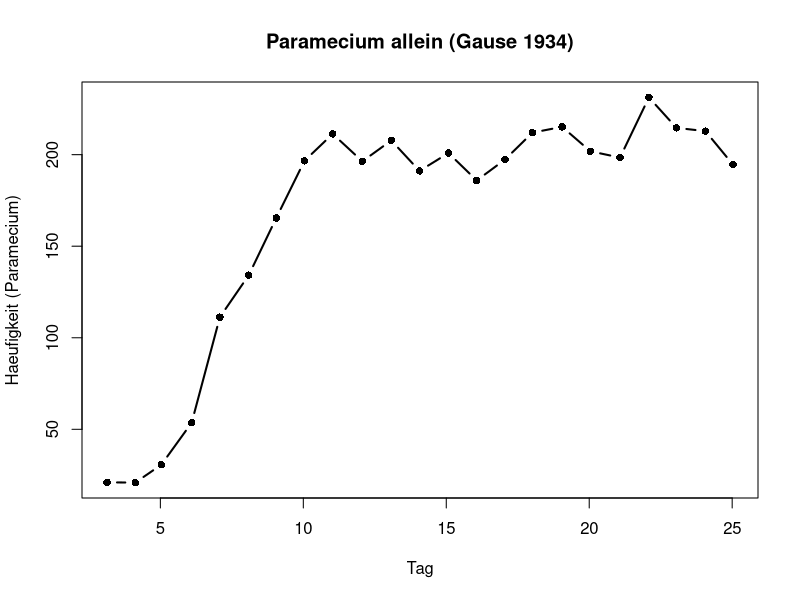
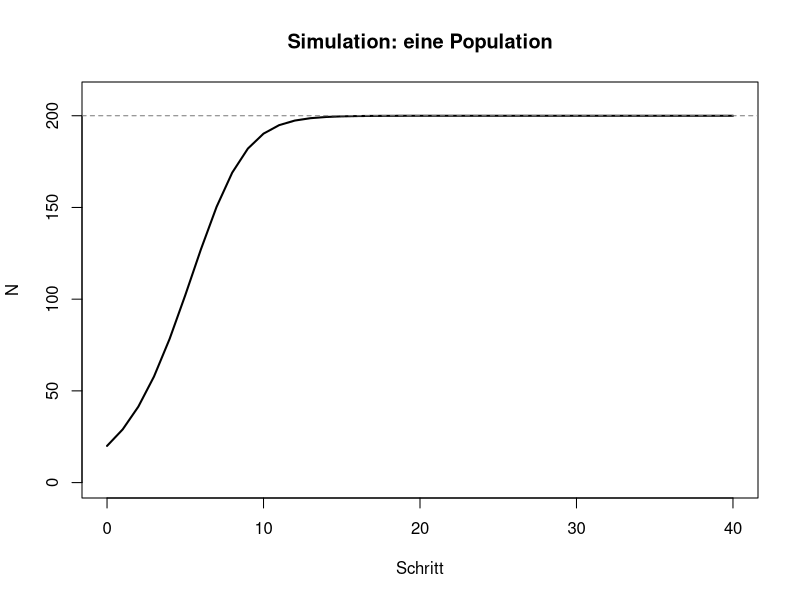
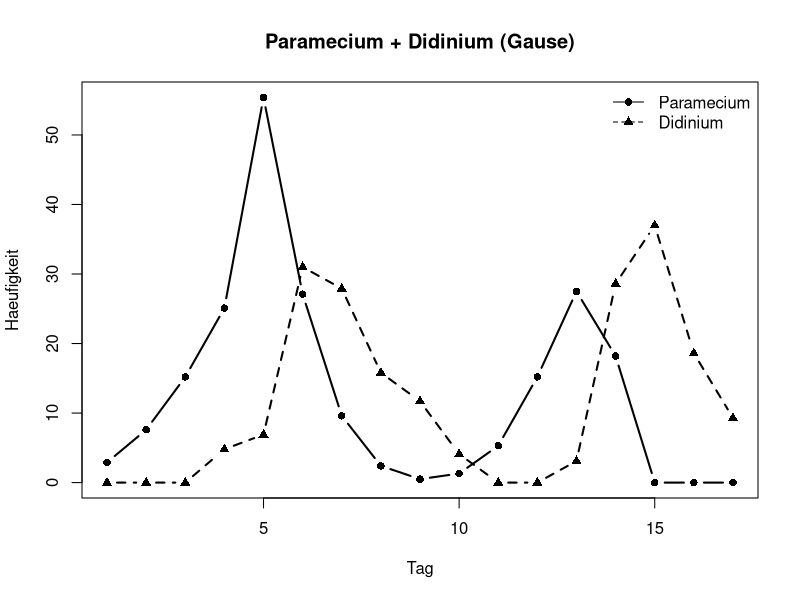
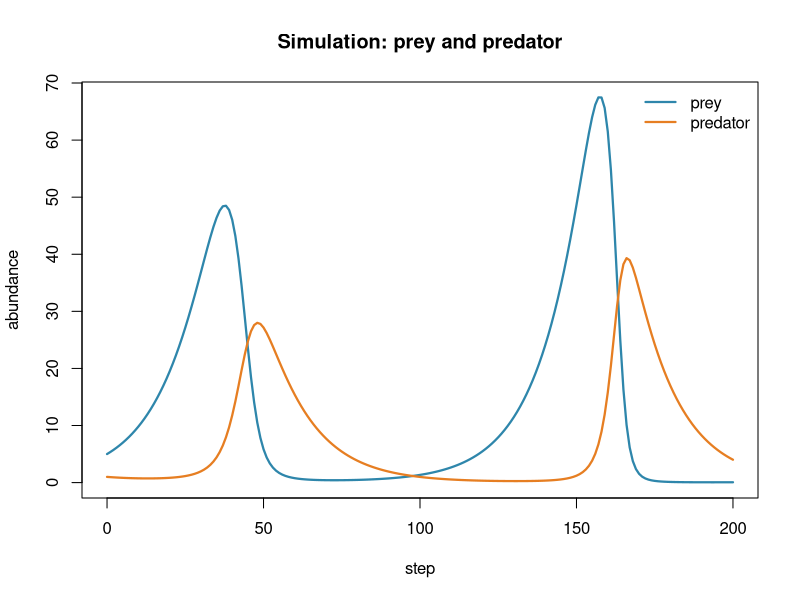

These figures' R source, in order:
## ---- chunk 1
# Daten laten
alone <- read.csv("data/paramecium_alone.csv")

# Daten darstellen
plot(x = alone$day, # x-Achse
     y = alone$paramecium, # y-Achse
  type = "b", pch = 16, lwd = 2, # Art des Graphen - dicke Linie mit Punkten
  xlab = "Tag", ylab = "Haeufigkeit (Paramecium)", # Beschriftung der x und y Achse
  main = "Paramecium allein (Gause 1934)" # Titel
)
## ---- chunk 2
# Funktion um schrittweise die Populationsgrössen zu ermitteln 
next_N <- function(N, r, K) { # Argumente, die die Funktion braucht, um den gewünschten Schritt durchzuführen
  N + r * N * (1 - N / K)
}
## ---- chunk 3
# Ausführen der obigen Funktion
next_N(N = 20, r = 0.5, K = 200)
## ---- chunk 4
# die selbe Funktion von oben
next_N <- function(N, r, K) {
  N + r * N * (1 - N / K)
}

# Variabeln und Parameter
T <- 40 # Zeitrahmen
N <- numeric(T + 1) # Vektor für Populationsgrösse N (Länge T+1; startet mit der Anfangsgrösse)
N[1] <- 20      # F3) Anfangsgrösse — ändern!
r <- 0.5        # F2) Wachstumsrate — ändern!
K <- 200        # Deckel — bei Bedarf ändern!

# Schlaufe, die Zeitschritte wiederholt 
for (t in 1:T) {
  N[t + 1] <- next_N(N[t], r, K)
}

# Graph für die Simulationsresultate
plot(x = 0:T, # x = Zeitachse
     y = N, # y = Populationsgrösse
  type = "l", lwd = 2, # dicke Linie
  xlab = "Schritt", ylab = "N", # Achsenbeschriftung
  main = "Simulation: eine Population", # Titel
  ylim = c(0, max(N, K) * 1.05) # Skalierung der y-Achse
)
# horizontale Linie, um Tragfähigkeit (Populationsdeckel) hervorzuheben
abline(h = K, col = "grey50", lty = 2)
## ---- chunk 5
# Daten laden
both <- read.csv("data/paramecium_with_didinium.csv")

# Daten darstellen
plot(x = both$day, 
     y = both$paramecium,
  type = "b", pch = 16, lwd = 2, # dicke Linie mit Punkten
  xlab = "Tag", ylab = "Haeufigkeit", # Achsenbeschriftung
  main = "Paramecium + Didinium (Gause)", # Titel
  ylim = range(0, both$paramecium, both$didinium) # Skalierung der y-Achse
)
# zusätzliche Linie für Didinium
lines(both$day, both$didinium, type = "b", pch = 17, lwd = 2, lty = 2)
# Legende
legend("topright", c("Paramecium", "Didinium"),
       pch = c(16, 17), lty = 1:2, bty = "n")
## ---- chunk 6
# Funktion um schrittweise die Populationsgrössen zu ermitteln; für Räuber und Beute gleichzeitig
next_state <- function(N, P, r, a, b, m) {
  dN <- r * N - a * N * P
  dP <- b * a * N * P - m * P
  c(
    N = max(N + dN, 0), # ausschliessen, dass negative Werte entstehen
    P = max(P + dP, 0) # ausschliessen, dass negative Werte entstehen
  )
}
## ---- chunk 7
# Ausführen der obigen Räuber-Beute Funktion
next_state(N = 5, P = 1, r = 0.08, a = 0.012, b = 0.5, m = 0.07)
## ---- chunk 8
# Variabeln und Parameter
T <- 200
N <- numeric(T + 1)
P <- numeric(T + 1)
N[1] <- 5 # F7) Anfangsgroesse - aendern!
P[1] <- 1 # F7) Anfangsgroesse - aendern!

r <- 0.08
a <- 0.012   # F6) Praedation — aendern!
b <- 0.5
m <- 0.07

# Schlaufe, die Zeitschritte wiederholt 
for (t in 1:T) {
  out <- next_state(N[t], P[t], r, a, b, m)
  N[t + 1] <- out["N"]
  P[t + 1] <- out["P"]
}

# Graph fuer die Simulationsresultate
plot(0:T, N,
  type = "l", lwd = 2.2, col = "#2e86ab",
  xlab = "step", ylab = "abundance",
  main = "Simulation: prey and predator",
  ylim = range(0, N, P)
)
lines(0:T, P, lwd = 2.2, col = "#e67e22")
legend("topright", c("prey", "predator"),
       col = c("#2e86ab", "#e67e22"), lty = 1, lwd = 2.2, bty = "n")
